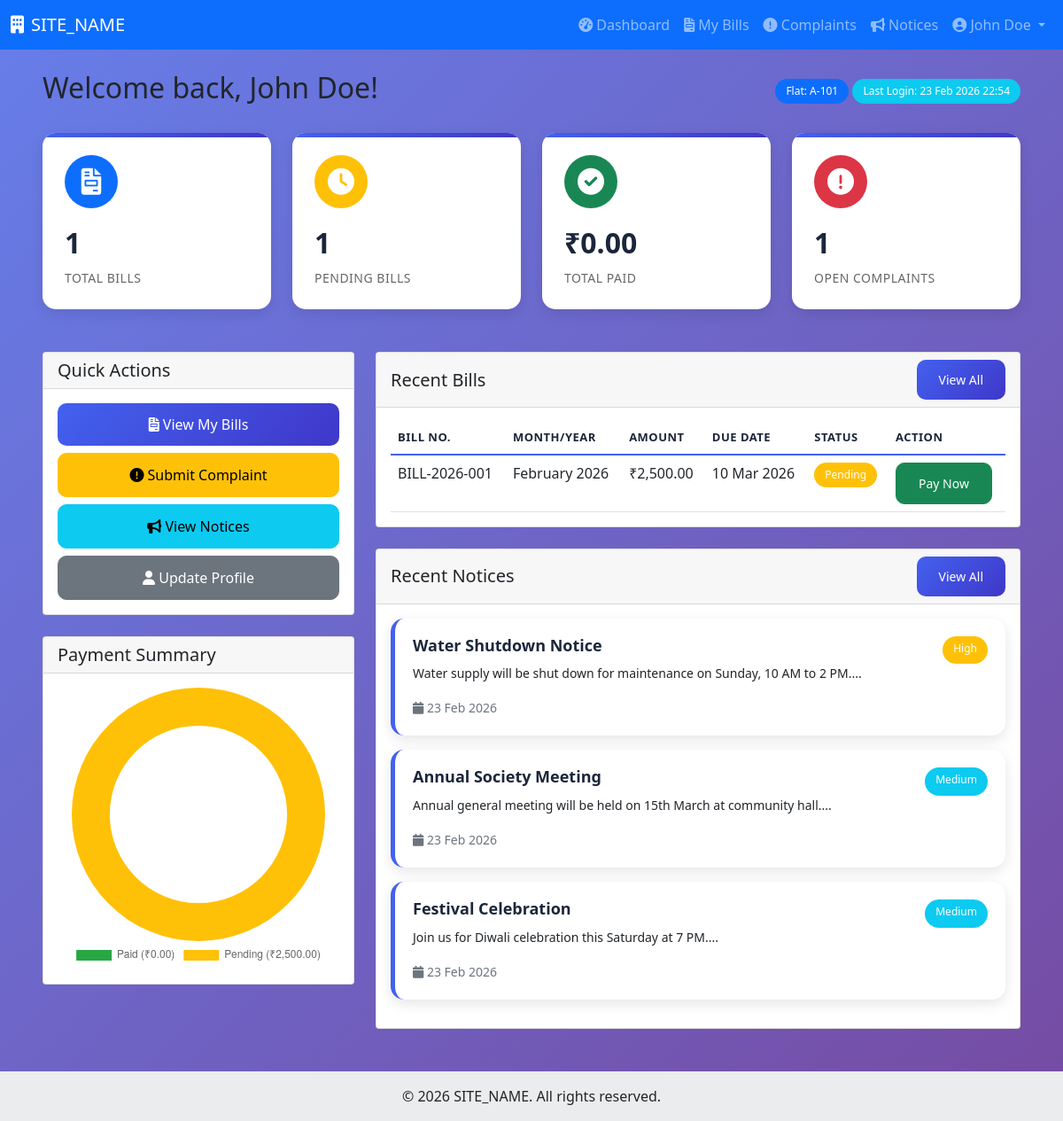
Page /resident/dashboard.php (signed in) on the committed database.
### tables this page shows
CREATE TABLE residents (
    id INT PRIMARY KEY AUTO_INCREMENT,
    username VARCHAR(50) UNIQUE NOT NULL,
    email VARCHAR(100) UNIQUE NOT NULL,
    password VARCHAR(255) NOT NULL,
    full_name VARCHAR(100) NOT NULL,
    apartment_number VARCHAR(20) UNIQUE NOT NULL,
    phone VARCHAR(15),
    address TEXT,
    emergency_contact VARCHAR(100),
    emergency_phone VARCHAR(15),
    profile_pic VARCHAR(255),
    reset_token VARCHAR(255),
    reset_expires DATETIME,
    last_login DATETIME,
    status ENUM('active', 'inactive', 'blocked') DEFAULT 'active',
    created_at TIMESTAMP DEFAULT CURRENT_TIMESTAMP,
    updated_at TIMESTAMP DEFAULT CURRENT_TIMESTAMP ON UPDATE CURRENT_TIMESTAMP
);

CREATE TABLE bills (
    id INT PRIMARY KEY AUTO_INCREMENT,
    resident_id INT NOT NULL,
    bill_number VARCHAR(50) UNIQUE NOT NULL,
    amount DECIMAL(10,2) NOT NULL,
    tax DECIMAL(10,2) DEFAULT 0.00,
    total_amount DECIMAL(10,2) GENERATED ALWAYS AS (amount + tax) STORED,
    bill_type ENUM('maintenance', 'water', 'electricity', 'other') DEFAULT 'maintenance',
    month INT NOT NULL,
    year INT NOT NULL,
    description TEXT,
    due_date DATE NOT NULL,
    status ENUM('pending', 'paid', 'overdue', 'cancelled') DEFAULT 'pending',
    late_fee DECIMAL(10,2) DEFAULT 0.00,
    payment_date DATETIME,
    payment_method ENUM('cash', 'card', 'bank_transfer', 'online') NULL,
    transaction_id VARCHAR(100),
    created_at TIMESTAMP DEFAULT CURRENT_TIMESTAMP,
    updated_at TIMESTAMP DEFAULT CURRENT_TIMESTAMP ON UPDATE CURRENT_TIMESTAMP,
    FOREIGN KEY (resident_id) REFERENCES residents(id) ON DELETE CASCADE,
    INDEX idx_resident_bills (resident_id, status),
    INDEX idx_due_date (due_date)
);

CREATE TABLE notices (
    id INT PRIMARY KEY AUTO_INCREMENT,
    title VARCHAR(200) NOT NULL,
    content TEXT NOT NULL,
    category ENUM('general', 'maintenance', 'event', 'emergency') DEFAULT 'general',
    posted_by INT,
    posted_by_type ENUM('admin', 'resident') DEFAULT 'admin',
    attachments VARCHAR(255),
    priority ENUM('low', 'medium', 'high', 'urgent') DEFAULT 'medium',
    expires_at DATE,
    created_at TIMESTAMP DEFAULT CURRENT_TIMESTAMP,
    updated_at TIMESTAMP DEFAULT CURRENT_TIMESTAMP ON UPDATE CURRENT_TIMESTAMP,
    FOREIGN KEY (posted_by) REFERENCES admins(id) ON DELETE SET NULL
);

### resident/dashboard.php (the view, shortened to what this page needs)
<?php
require_once '../includes/config.php';
$resident_id = $_SESSION['user_id'];
$resident = $conn->query("SELECT * FROM residents WHERE id = $resident_id")->fetch_assoc();
$stats = [
    'total_bills' => $conn->query("SELECT COUNT(*) FROM bills WHERE resident_id = $resident_id")->fetch_row()[0],
    'pending_bills' => $conn->query("SELECT COUNT(*) FROM bills WHERE resident_id = $resident_id AND status = 'pending'")->fetch_row()[0],
    'paid_bills' => $conn->query("SELECT COUNT(*) FROM bills WHERE resident_id = $resident_id AND status = 'paid'")->fetch_row()[0],
    'total_complaints' => $conn->query("SELECT COUNT(*) FROM complaints WHERE resident_id = $resident_id")->fetch_row()[0],
    'open_complaints' => $conn->query("SELECT COUNT(*) FROM complaints WHERE resident_id = $resident_id AND status IN ('pending', 'in_progress')")->fetch_row()[0],
    'total_paid' => $conn->query("SELECT SUM(amount) FROM payments WHERE resident_id = $resident_id")->fetch_row()[0] ?? 0
];
$notices = $conn->query("SELECT * FROM notices WHERE (expires_at IS NULL OR expires_at > NOW()) ORDER BY priority DESC, created_at DESC LIMIT 5");
$bills = $conn->query("SELECT * FROM bills WHERE resident_id = $resident_id ORDER BY created_at DESC LIMIT 5");
include '../includes/header.php';
?>
<div class="container-fluid px-4">
    <div class="d-flex justify-content-between align-items-center mb-4">
        <h2>Welcome back, <?php echo htmlspecialchars($resident['full_name']); ?>!</h2>
        <div>
            <span class="badge bg-primary">Flat: <?php echo $resident['apartment_number']; ?></span>
            <span class="badge bg-info">Last Login: <?php echo date('d M Y H:i', strtotime($_SESSION['last_login'] ?? 'now')); ?></span>
        </div>
    </div>
    <div class="row mb-4">
        <div class="col-xl-3 col-md-6 mb-4">
            <div class="dashboard-card">
                <div class="card-icon bg-primary">
                    <i class="fas fa-file-invoice"></i>
                </div>
                <div class="card-value"><?php echo $stats['total_bills']; ?></div>
                <div class="card-label">Total Bills</div>
            </div>
        </div>
        <div class="col-xl-3 col-md-6 mb-4">
            <div class="dashboard-card">
                <div class="card-icon bg-warning">
                    <i class="fas fa-clock"></i>
                </div>
                <div class="card-value"><?php echo $stats['pending_bills']; ?></div>
                <div class="card-label">Pending Bills</div>
            </div>
        </div>
        <div class="col-xl-3 col-md-6 mb-4">
            <div class="dashboard-card">
                <div class="card-icon bg-success">
                    <i class="fas fa-check-circle"></i>
                </div>
                <div class="card-value">₹<?php echo number_format($stats['total_paid'], 2); ?></div>
                <div class="card-label">Total Paid</div>
            </div>
        </div>
        <div class="col-xl-3 col-md-6 mb-4">
            <div class="dashboard-card">
                <div class="card-icon bg-danger">
                    <i class="fas fa-exclamation-circle"></i>
                </div>
                <div class="card-value"><?php echo $stats['open_complaints']; ?></div>
                <div class="card-label">Open Complaints</div>
            </div>
        </div>
    </div>
    <div class="row">
        <div class="col-md-4 mb-4">
            <div class="card">
                <div class="card-header">
                    <h5 class="mb-0">Quick Actions</h5>
                </div>
                <div class="card-body">
                    <div class="d-grid gap-2">
                        <a href="bills.php" class="btn btn-primary">
                            <i class="fas fa-file-invoice"></i> View My Bills
                        </a>
                        <a href="complaints.php" class="btn btn-warning">
                            <i class="fas fa-exclamation-circle"></i> Submit Complaint
                        </a>
                        <a href="notices.php" class="btn btn-info">
                            <i class="fas fa-bullhorn"></i> View Notices
                        </a>
                        <a href="profile.php" class="btn btn-secondary">
                            <i class="fas fa-user"></i> Update Profile
                        </a>
                    </div>
                </div>
            </div>
            <div class="card mt-4">
                <div class="card-header">
                    <h5 class="mb-0">Payment Summary</h5>
                </div>
                <div class="card-body">
                    <canvas id="paymentChart" width="400" height="200"></canvas>
                </div>
            </div>
        </div>
        <div class="col-md-8 mb-4">
            <div class="card">
                <div class="card-header d-flex justify-content-between align-items-center">
                    <h5 class="mb-0">Recent Bills</h5>
                    <a href="bills.php" class="btn btn-sm btn-primary">View All</a>
                </div>
                <div class="card-body">
                    <div class="table-responsive">
                        <table class="table">
                            <thead>
                                <tr>
                                    <th>Bill No.</th>
                                    <th>Month/Year</th>
                                    <th>Amount</th>
                                    <th>Due Date</th>
                                    <th>Status</th>
                                    <th>Action</th>
                                </tr>
                            </thead>
                            <tbody>
                                <?php if ($bills->num_rows > 0): ?>
                                    <?php while($bill = $bills->fetch_assoc()): ?>
                                    <tr>
                                        <td><?php echo $bill['bill_number']; ?></td>
                                        <td><?php echo date('F Y', mktime(0,0,0,$bill['month'],1,$bill['year'])); ?></td>
                                        <td>₹<?php echo number_format($bill['total_amount'], 2); ?></td>
                                        <td><?php echo date('d M Y', strtotime($bill['due_date'])); ?></td>
                                        <td>
                                            <span class="badge bg-<?php
                                                echo $bill['status'] == 'paid' ? 'success' :
                                                    ($bill['status'] == 'pending' ? 'warning' : 'danger');
                                            ?>">
                                                <?php echo ucfirst($bill['status']); ?>
                                            </span>
                                        </td>
                                        <td>
                                            <?php if($bill['status'] == 'pending'): ?>
                                                <a href="pay_bill.php?id=<?php echo $bill['id']; ?>" class="btn btn-sm btn-success">
                                                    Pay Now
                                                </a>
                                            <?php endif; ?>
                                        </td>
                                    </tr>
                                    <?php endwhile; ?>
                                <?php else: ?>
                                    <tr>
                                        <td colspan="6" class="text-center">No bills found</td>
                                    </tr>
                                <?php endif; ?>
                            </tbody>
                        </table>
                    </div>
                </div>
            </div>
            <div class="card mt-4">
                <div class="card-header d-flex justify-content-between align-items-center">
                    <h5 class="mb-0">Recent Notices</h5>
                    <a href="notices.php" class="btn btn-sm btn-primary">View All</a>
                </div>
                <div class="card-body">
                    <?php if ($notices->num_rows > 0): ?>
                        <?php while($notice = $notices->fetch_assoc()): ?>
                            <div class="notice-card mb-3">
                                <div class="d-flex justify-content-between">
                                    <h6 class="notice-title"><?php echo htmlspecialchars($notice['title']); ?></h6>
                                    <span class="badge bg-<?php
                                        echo $notice['priority'] == 'urgent' ? 'danger' :
                                            ($notice['priority'] == 'high' ? 'warning' : 'info');
                                    ?>">
                                        <?php echo ucfirst($notice['priority']); ?>
                                    </span>
                                </div>
                                <p class="small"><?php echo htmlspecialchars(substr($notice['content'], 0, 100)); ?>...</p>
                                <small class="text-muted">
                                    <i class="fas fa-calendar"></i> <?php echo date('d M Y', strtotime($notice['created_at'])); ?>
                                </small>
                            </div>
                        <?php endwhile; ?>
                    <?php else: ?>
                        <p class="text-muted mb-0">No notices available</p>
                    <?php endif; ?>
                </div>
            </div>
        </div>
    </div>
</div>
<script>
// Payment Chart
var ctx = document.getElementById('paymentChart').getContext('2d');
var chart = new Chart(ctx, {
    type: 'doughnut',
    data: {
        labels: ['Paid (₹<?php echo number_format($stats['total_paid'], 2); ?>)',
                 'Pending (₹<?php echo number_format($stats['pending_bills'] * 2500, 2); ?>)'],
        datasets: [{
            data: [<?php echo $stats['total_paid']; ?>, <?php echo $stats['pending_bills'] * 2500; ?>],
            backgroundColor: ['#28a745', '#ffc107'],
            borderWidth: 0
        }]
    },
    options: {
        responsive: true,
        cutout: '70%',
        plugins: {
            legend: {
                position: 'bottom'
            }
        }
    }
});
</script>
<?php include '../includes/footer.php'; ?>

### rows in the picture
residents: full_name "John Doe", apartment_number "A-101"
bills: bill_number "BILL-2026-001", month+year "February 2026", total_amount "2,500.00", due_date "10 Mar 2026", status "Pending"
notices: title "Water Shutdown Notice", priority "High", content "Water supply will be shut down for maintenance on Sunday, 10 AM to 2 PM.", created_at "23 Feb 2026"
notices: title "Annual Society Meeting", priority "Medium", content "Annual general meeting will be held on 15th March at community hall.", created_at "23 Feb 2026"
notices: title "Festival Celebration", priority "Medium", content "Join us for Diwali celebration this Saturday at 7 PM.", created_at "23 Feb 2026"

### other values in the picture
SITE_NAME "SITE_NAME"
$_SESSION['user_name'] "John Doe"
date('d M Y H:i', strtotime($_SESSION['last_login'] ?? 'now')) "23 Feb 2026 22:54"
$stats['total_bills'] "1"
$stats['pending_bills'] "1"
$stats['total_paid'] "0.00"
$stats['open_complaints'] "1"
chart data {{ $stats['total_paid'] }} 0.00
chart data {{ $stats['pending_bills'] * 2500 }} 2,500.00
chart data {{ $stats['total_paid'] }} 0
